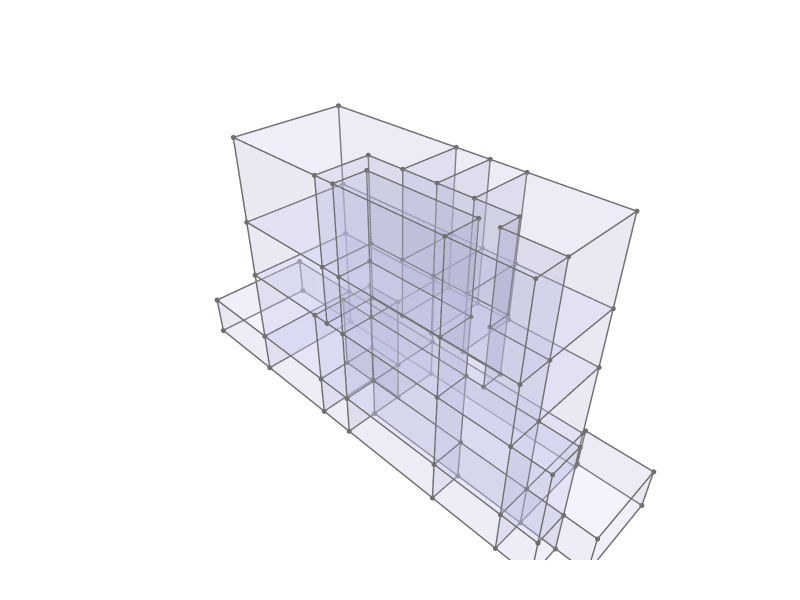

Notebook source saved alongside this figure:
### Markdown cell above
## 8. Primal Graph

The primal graph represents the raw architectural topology: every geometric corner of the room volumes is a vertex, and every boundary edge (walls, floors, ceilings) shared between cells is an edge.

### Code cell
primal_verts = Topology.Vertices(cell_cluster) or []
primal_edges = Topology.Edges(cell_cluster) or []
print(f"Primal - Vertices: {len(primal_verts)}, Edges: {len(primal_edges)}")

Topology.Show(
    cell_cluster,
    faceColor=[210, 210, 250], faceOpacity=0.15,
    edgeColor=GRAPH_EDGE_COLOR, edgeWidth=GRAPH_EDGE_WIDTH,
    vertexColor=GRAPH_EDGE_COLOR, vertexSize=6,
    showVertices=True,
    backgroundColor=GRAPH_BG_DARK,
    width=800, height=600,
    renderer=renderer
)

### Figure 1 — Plotly figure (JSON) as saved in the notebook; plotly's stock layout.template omitted (floating-point values rounded to 4 significant figures; data arrays with more than 128 entries replaced by an {"elided": "..."} marker saying what was removed)
{"data": [{"customdata": {"elided": "264 str values"}, "hoverinfo": "text", "hovertemplate": {"elided": "264 str values"}, "hovertext": {"elided": "264 str values"}, "legendgroup": "1", "legendrank": 1, "marker": {"color": {"elided": "264 str values"}, "line": {"width": 0}, "opacity": 1, "size": {"elided": "264 int values"}, "sizemode": "diameter", "symbol": "circle"}, "mode": "markers", "name": "1: Untitled (Vertices)", "showlegend": false, "text": {"elided": "264 str values"}, "textfont": {"size": 5}, "type": "scatter3d", "x": {"elided": "264 float values"}, "y": {"elided": "264 float values"}, "z": {"elided": "264 float values"}}, {"hoverinfo": "text", "legendgroup": "2", "legendrank": 2, "line": {"color": "#6F6F6F", "dash": "solid", "width": 3}, "marker": {"size": 0}, "mode": "lines", "name": "1: Untitled (Edges)", "showlegend": false, "text": "", "type": "scatter3d", "x": {"elided": "1188 float values"}, "y": {"elided": "1188 float values"}, "z": {"elided": "1188 float values"}}, {"cmax": 1, "cmin": 0, "color": "#D2D2FA", "colorscale": [[0, "#440154"], [0.1111, "#482878"], [0.2222, "#3e4989"], [0.3333, "#31688e"], [0.4444, "#26828e"], [0.5556, "#1f9e89"], [0.6667, "#35b779"], [0.7778, "#6ece58"], [0.8889, "#b5de2b"], [1, "#fde725"]], "flatshading": true, "hoverinfo": "text", "hovertext": "", "i": {"elided": "420 int values"}, "j": {"elided": "420 int values"}, "k": {"elided": "420 int values"}, "legendgroup": "3", "legendrank": 3, "lighting": {"facenormalsepsilon": 0}, "name": "1: Untitled (Faces)", "opacity": 0.15, "showlegend": false, "showscale": false, "text": "", "type": "mesh3d", "x": {"elided": "225 float values"}, "y": {"elided": "225 float values"}, "z": {"elided": "225 float values"}}], "layout": {"autosize": true, "height": 600, "margin": {"b": 40, "l": 40, "r": 40, "t": 40}, "paper_bgcolor": "#FFFFFF", "plot_bgcolor": "#FFFFFF", "scene": {"aspectmode": "data", "camera": {"center": {"x": 0, "y": 0, "z": 0}, "eye": {"x": -1.25, "y": -1.25, "z": 1.25}, "projection": {"type": "perspective"}, "up": {"x": 0, "y": 0, "z": 1}}, "xaxis": {"visible": false}, "yaxis": {"visible": false}, "zaxis": {"visible": false}}, "showlegend": true, "width": 800, "xaxis": {"showgrid": false, "visible": false, "zeroline": false}, "yaxis": {"showgrid": false, "visible": false, "zeroline": false}}}
